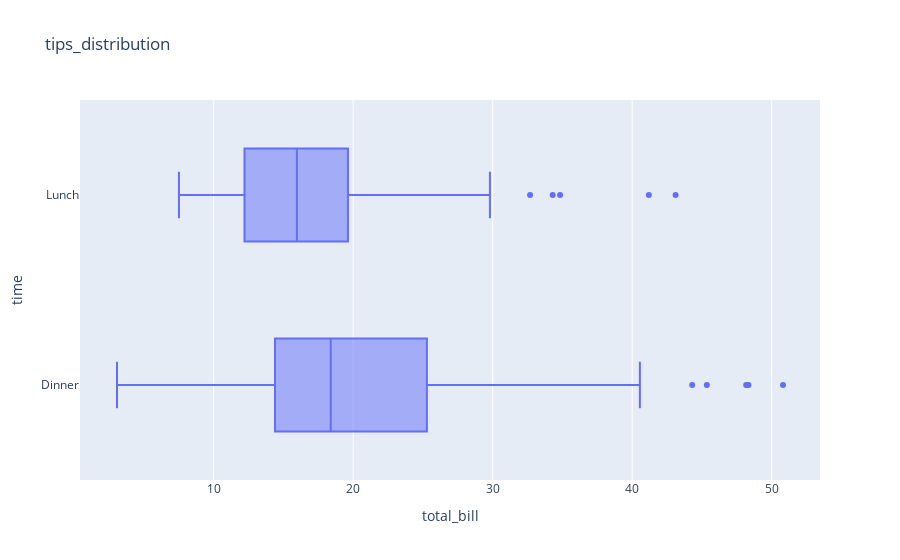

Here is the notebook cell this chart was saved with:
### Code cell
# Box plot for 'total_bill' with 'time' on the y-axis (swapping x and y axes)
px.box(data_frame=tips,x="total_bill",y="time",title="tips_distribution")

### Figure 1 — Plotly figure (JSON) as saved in the notebook; plotly's stock layout.template omitted (floating-point values rounded to 4 significant figures; data arrays with more than 128 entries replaced by an {"elided": "..."} marker saying what was removed)
{"data": [{"alignmentgroup": "True", "hovertemplate": "total_bill=%{x}<br>time=%{y}<extra></extra>", "legendgroup": "", "marker": {"color": "#636efa"}, "name": "", "notched": false, "offsetgroup": "", "orientation": "h", "showlegend": false, "type": "box", "x": {"elided": "244 float values"}, "x0": " ", "xaxis": "x", "y": {"elided": "244 str values"}, "y0": " ", "yaxis": "y"}], "layout": {"boxmode": "group", "legend": {"tracegroupgap": 0}, "title": {"text": "tips_distribution"}, "xaxis": {"anchor": "y", "domain": [0, 1], "title": {"text": "total_bill"}}, "yaxis": {"anchor": "x", "domain": [0, 1], "title": {"text": "time"}}}}
